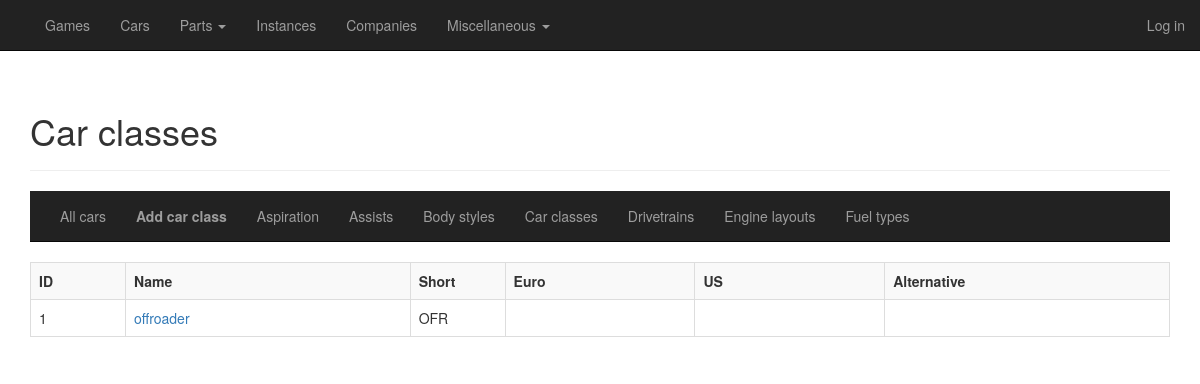
The page /cars/car-classes/all on the database its author committed.
### general/models/car.py (models this page shows)
class CarClass(database.Model):
    __tablename__ = "car_classes"
    id = database.Column(database.Integer, primary_key=True)
    name_euro = database.Column(database.Unicode, index=True, nullable=True)
    name_us = database.Column(database.Unicode, index=True, nullable=True)
    name_alternative = database.Column(database.Unicode, index=True, nullable=True)
    name_custom = database.Column(database.Unicode, index=True, nullable=True, unique=True)
    name_short = database.Column(database.Unicode, nullable=True)
    cars = database.relationship('Car', backref='car_class', lazy='dynamic')

### general/routes_cars.py (the view)
@cardb.route("/cars/car-classes", methods=['GET'])
@cardb.route("/cars/car-classes/all", methods=['GET'])
def overview_car_classes():
    car_classes = CarClass.query.order_by(CarClass.name_custom.asc()).all()
    return render_template("cars_overview_car_classes.html",
                           title="Car classes",
                           heading="Car classes",
                           car_classes=car_classes,
                           viewing="car_classes")

### general/templates/cars_overview_car_classes.html
{% extends "cars_base.html" %}
{% block cars_content %}
    <div>
        <table class="table table-hover table-bordered table-striped">
            {% if car_classes == [] %}
            <tr>
                <td class="col-sm-12 text-center"><b>There are no car classes in the database.</b></td>
            </tr>
            {% else %}
            <tr>
                <td class="col-sm-1"><strong>ID</strong></td>
                <td class="col-sm-3"><strong>Name</strong></td>
                <td class="col-sm-1"><strong>Short</strong></td>
                <td class="col-sm-2"><strong>Euro</strong></td>
                <td class="col-sm-2"><strong>US</strong></td>
                <td class="col-sm-3"><strong>Alternative</strong></td>
            </tr>
                {% for car_class in car_classes %}
            <tr>
                <td class="col-sm-1">{{ car_class.id }}</td>
                <td class="col-sm-3"><a href="{{ url_for('detail_car_class', id=car_class.id) }}">{{ car_class.name_custom }}</a></td>
                <td class="col-sm-1">{{ car_class.name_short }}</td>
                <td class="col-sm-2">{{ car_class.name_euro }}</td>
                <td class="col-sm-2">{{ car_class.name_us }}</td>
                <td class="col-sm-3">{{ car_class.name_alternative }}</td>
            </tr>
                {% endfor %}
            {% endif %}
        </table>
    </div>
{% endblock %}

### rows shown on the page
CarClass: id "1", name_custom "offroader", name_short "OFR"

### other values the page prints
{{ heading }} "Car classes"
